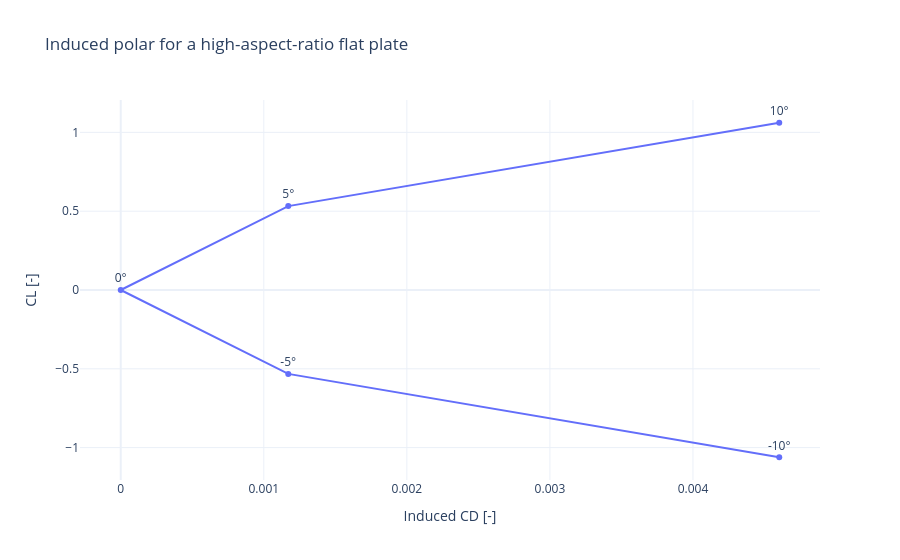

The code cell stored with this chart in its notebook:
### Markdown cell above
### 8. Induced Polar $C_L$–$C_D$

To complete the lift curve, I compare lift and induced drag for several angles. In this calculation, $C_L$ changes sign with $\alpha$, while $C_D$ remains non-negative and is symmetric for opposite angles. At $\alpha=0^\circ$, both coefficients vanish for this symmetric geometry. `CD` is induced drag; it does not include skin-friction or form drag.

### Code cell
alpha_polar_deg = [-10, -5, 0, 5, 10]
cl_polar = []
cd_polar = []

for alpha_deg in alpha_polar_deg:
    case = VLM(plane_mesh, 50.0, 1.225, np.radians(alpha_deg), 0.0, 40, 6)
    captured = io.StringIO()
    with contextlib.redirect_stdout(captured):
        case.run_vlm()
    cl_polar.append(float(case.CL))
    cd_polar.append(float(case.CD))

polar_figure = go.Figure()
polar_figure.add_trace(go.Scatter(
    x=cd_polar, y=cl_polar, text=['{}°'.format(a) for a in alpha_polar_deg],
    mode='lines+markers+text', textposition='top center', name='VLMPy',
))
polar_figure.update_layout(
    title='Induced polar for a high-aspect-ratio flat plate',
    xaxis_title='Induced CD [-]',
    yaxis_title='CL [-]',
    template='plotly_white',
)
polar_figure.show()
assert np.isfinite(cl_polar).all() and np.isfinite(cd_polar).all()

### Figure 1 — Plotly figure (JSON) as saved in the notebook; plotly's stock layout.template omitted (floating-point values rounded to 4 significant figures)
{"data": [{"mode": "lines+markers+text", "name": "VLMPy", "text": ["-10°", "-5°", "0°", "5°", "10°"], "textposition": "top center", "type": "scatter", "x": [0.004603, 0.001171, 0, 0.001171, 0.004603], "y": [-1.061, -0.5324, 0, 0.5324, 1.061]}], "layout": {"title": {"text": "Induced polar for a high-aspect-ratio flat plate"}, "xaxis": {"title": {"text": "Induced CD [-]"}}, "yaxis": {"title": {"text": "CL [-]"}}}}
